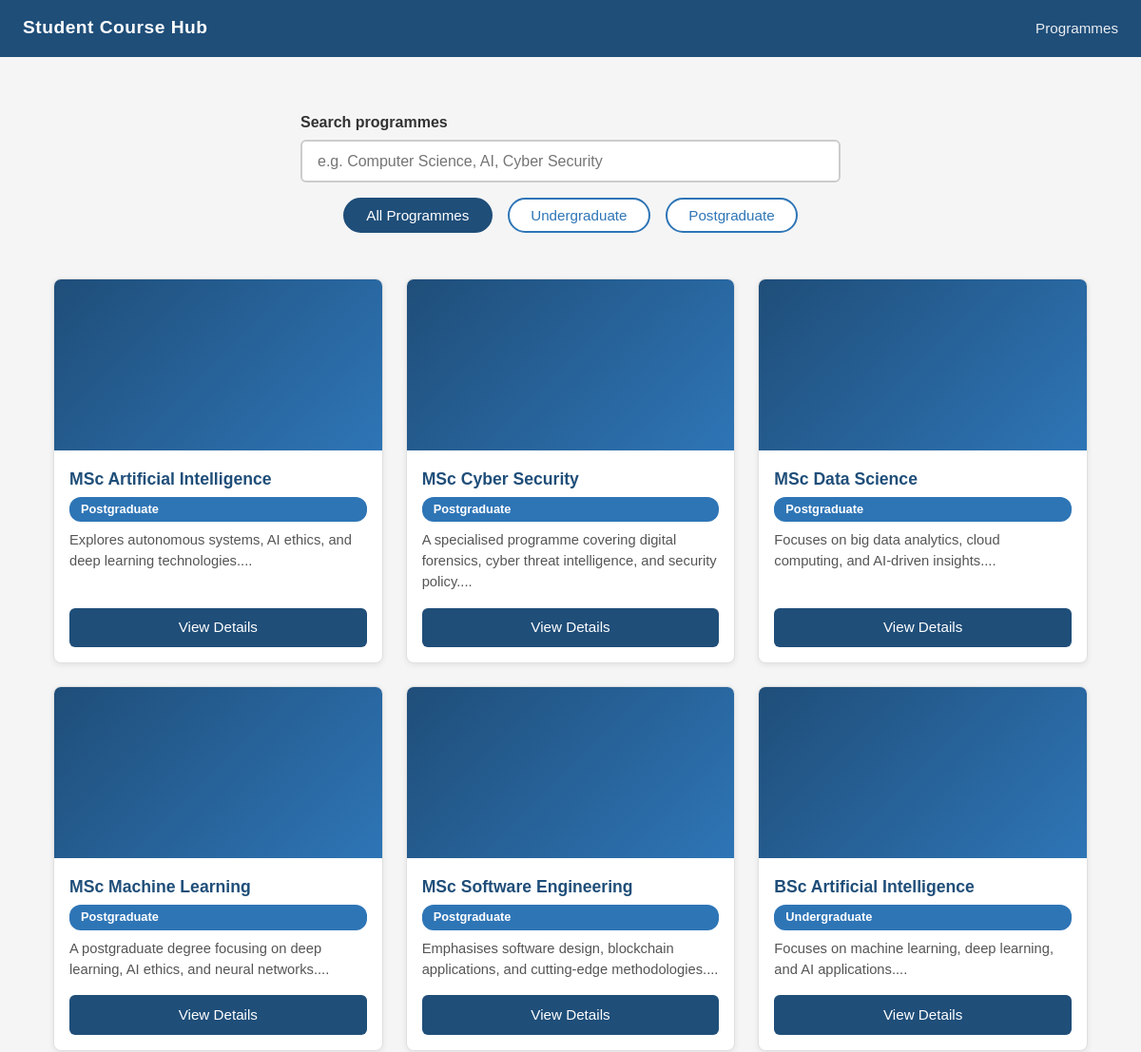
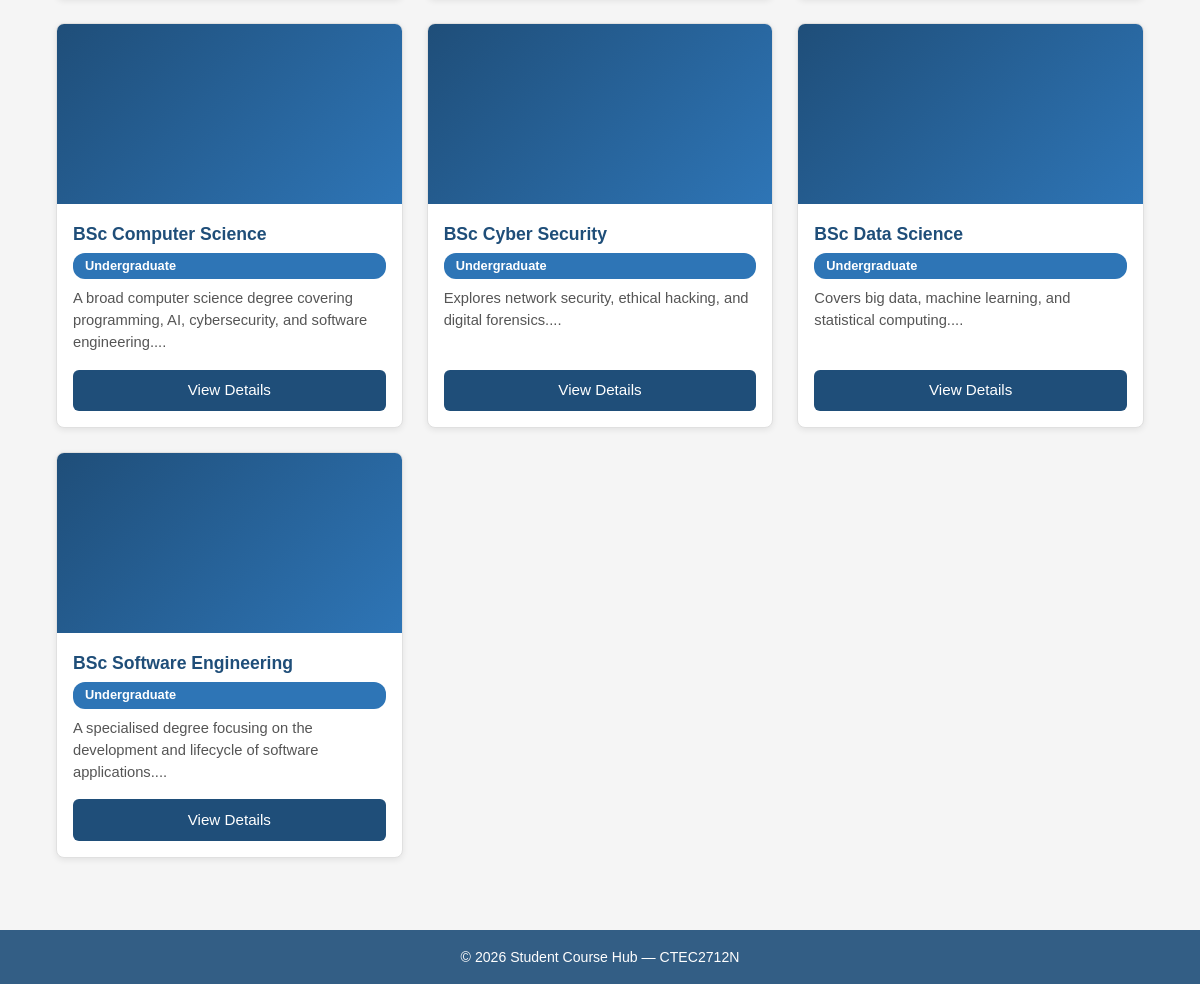
Page /student/index.php on the committed database (2 pictures, top to bottom).
### tables this page shows
CREATE TABLE Programmes (
    ProgrammeID       INTEGER      PRIMARY KEY AUTO_INCREMENT,
    ProgrammeName     VARCHAR(255) NOT NULL,
    LevelID           INTEGER,
    ProgrammeLeaderID INTEGER,
    Description       TEXT,
    Image             VARCHAR(255) DEFAULT NULL,
    ImageAlt          VARCHAR(255) DEFAULT NULL,
    IsPublished       TINYINT(1)   NOT NULL DEFAULT 0,
    CreatedAt         TIMESTAMP    DEFAULT CURRENT_TIMESTAMP,
    UpdatedAt         TIMESTAMP    DEFAULT CURRENT_TIMESTAMP ON UPDATE CURRENT_TIMESTAMP,
    FOREIGN KEY (LevelID)           REFERENCES Levels(LevelID),
    FOREIGN KEY (ProgrammeLeaderID) REFERENCES Staff(StaffID)
);

CREATE TABLE Levels (
    LevelID   INTEGER      PRIMARY KEY,
    LevelName VARCHAR(100) NOT NULL
);

### includes/helpers.php (called while the page is built, shortened)
<?php
function e(string $value): string {
    return htmlspecialchars($value, ENT_QUOTES | ENT_HTML5, 'UTF-8');
}

### student/index.php (the view, shortened to what this page needs)
<?php
require_once '../includes/db.php';
require_once '../includes/helpers.php';
$stmt = $pdo->prepare(
    'SELECT p.ProgrammeID, p.ProgrammeName, p.Description,
     p.Image, p.ImageAlt, l.LevelName
     FROM Programmes p
     JOIN Levels l ON p.LevelID = l.LevelID
     WHERE p.IsPublished = 1
     ORDER BY l.LevelName, p.ProgrammeName'
);
$stmt->execute();
$programmes = $stmt->fetchAll();
?>
<!DOCTYPE html>
<html lang="en">
<head>
    <link rel="stylesheet" href="/student-course-hub/css/main.css">
    <link rel="stylesheet" href="/student-course-hub/css/student.css">
</head>
<body>
<?php require_once '../includes/header.php'; ?>
<div class="search-bar">
    <label for="search-input">Search programmes</label>
    <input type="text"
           id="search-input"
           placeholder="e.g. Computer Science, AI, Cyber Security"
           aria-label="Search programmes by name or description">
</div>
<div class="filter-buttons" role="group" aria-label="Filter by level">
    <button class="filter-btn active" data-filter="all">
        All Programmes
    </button>
    <button class="filter-btn" data-filter="Undergraduate">
        Undergraduate
    </button>
    <button class="filter-btn" data-filter="Postgraduate">
        Postgraduate
    </button>
</div>
<div class="programme-grid" id="programme-grid">
<?php if (empty($programmes)): ?>
    <p>No programmes are currently available. Please check back later.</p>
<?php else: ?>
    <?php foreach ($programmes as $prog): ?>
    <article class="programme-card"
             data-level="<?= e($prog['LevelName']) ?>">
        <?php if ($prog['Image']): ?>
        <img src="/student-course-hub/images/<?= e($prog['Image']) ?>"
             alt="<?= e($prog['ImageAlt'] ?: $prog['ProgrammeName']) ?>"
             loading="lazy">
        <?php else: ?>
        <div class="card-no-image" aria-hidden="true"></div>
        <?php endif; ?>
        <h2><?= e($prog['ProgrammeName']) ?></h2>
        <span class="badge"><?= e($prog['LevelName']) ?></span>
        <p><?= e(mb_substr($prog['Description'], 0, 150)) ?>...</p>
        <a href="programme.php?id=<?= (int)$prog['ProgrammeID'] ?>"
           class="btn"
           aria-label="View details for <?= e($prog['ProgrammeName']) ?>">
            View Details
        </a>
    </article>
    <?php endforeach; ?>
<?php endif; ?>
</div>
<?php require_once '../includes/footer.php'; ?>
</body>
</html>

### includes/header.php (shortened to what this page needs)
<!DOCTYPE html>
<html lang="en">
<head>
    <link rel="stylesheet" href="/student-course-hub/css/main.css">
    <link rel="stylesheet" href="/student-course-hub/css/student.css">
</head>
<body>
<header class="site-header">
    <div class="header-inner">
        <a href="/student-course-hub/student/index.php" class="site-logo">
            Student Course Hub
        </a>
        <nav aria-label="Main navigation">
            <ul class="nav-list">
                <li><a href="/student-course-hub/student/index.php">Programmes</a></li>
            </ul>
        </nav>
    </div>
</header>
<main id="main-content">

### includes/footer.php (shortened to what this page needs)
</main>
<footer class="site-footer">
    <div class="footer-inner">
        <p>&copy; <?= date('Y') ?> Student Course Hub &mdash; CTEC2712N</p>
    </div>
</footer>
</body>
</html>

### css/main.css (style rules this page uses)
:root { --navy: #1F4E79; --blue: #2E75B6; --light: #D6E4F0; --white: #ffffff; --grey: #f5f5f5; --text: #333333; --radius: 6px; }
*, *::before, *::after { box-sizing: border-box; margin: 0; padding: 0; }
body { font-family: Arial, Helvetica, sans-serif; background: var(--grey); color: var(--text); line-height: 1.6; min-height: 100vh; display: flex; flex-direction: column; }
.site-header { background: var(--navy); padding: 0.9rem 1.5rem; position: sticky; top: 0; z-index: 100; }
.header-inner { max-width: 1400px; margin: 0 auto; display: flex; align-items: center; justify-content: space-between; flex-wrap: wrap; gap: 0.5rem; }
.site-logo { color: var(--white); font-size: 1.2rem; font-weight: bold; text-decoration: none; letter-spacing: 0.5px; }
.nav-list { list-style: none; display: flex; gap: 1.5rem; flex-wrap: wrap; }
.nav-list a { color: var(--white); text-decoration: none; font-size: 0.95rem; opacity: 0.9; transition: opacity 0.2s; }
main { flex: 1; padding: 1.5rem; }
.btn { display: inline-block; background: var(--navy); color: var(--white); padding: 0.55rem 1.3rem; border: none; border-radius: var(--radius); font-size: 0.95rem; font-family: Arial, sans-serif; cursor: pointer; text-decoration: none; transition: background 0.2s; }
.badge { display: inline-block; background: var(--blue); color: var(--white); padding: 3px 12px; border-radius: 12px; font-size: 0.8rem; font-weight: bold; }
.site-footer { background: var(--navy); color: var(--white); padding: 1rem 1.5rem; text-align: center; font-size: 0.88rem; opacity: 0.9; }

### css/student.css (style rules this page uses)
.search-bar { max-width: 600px; margin: 2rem auto 1rem; padding: 0 1rem; }
.search-bar label { display: block; font-weight: bold; margin-bottom: 0.4rem; color: #333333; }
.search-bar input { width: 100%; padding: 0.7rem 1rem; border: 2px solid #cccccc; border-radius: 6px; font-size: 1rem; font-family: Arial, sans-serif; box-sizing: border-box; }
.filter-buttons { display: flex; justify-content: center; gap: 1rem; margin: 1rem 0 2rem; flex-wrap: wrap; padding: 0 1rem; }
.filter-btn { padding: 0.5rem 1.4rem; border: 2px solid #2E75B6; background: #ffffff; color: #2E75B6; border-radius: 20px; font-size: 0.95rem; cursor: pointer; font-family: Arial, sans-serif; transition: background 0.2s, color 0.2s; }
.filter-btn:hover, .filter-btn.active { background: #1F4E79; color: #ffffff; border-color: #1F4E79; }
.programme-grid { display: grid; grid-template-columns: repeat(auto-fill, minmax(280px, 1fr)); gap: 1.5rem; padding: 1rem 2rem 3rem; max-width: 1400px; margin: 0 auto; }
.programme-card { background: #ffffff; border: 1px solid #e0e0e0; border-radius: 8px; overflow: hidden; box-shadow: 0 2px 6px rgba(0,0,0,0.08); transition: transform 0.2s ease, box-shadow 0.2s ease; display: flex; flex-direction: column; }
.card-no-image { width: 100%; height: 180px; background: linear-gradient(135deg, #1F4E79, #2E75B6); }
.programme-card h2 { font-size: 1.1rem; color: #1F4E79; padding: 1rem 1rem 0.3rem; margin: 0; }
.programme-card .badge { display: inline-block; background: #2E75B6; color: #ffffff; padding: 3px 12px; border-radius: 12px; font-size: 0.8rem; margin: 0 1rem 0.5rem; }
.programme-card p { padding: 0 1rem; color: #555555; font-size: 0.92rem; line-height: 1.5; flex-grow: 1; }
.programme-card .btn { margin: 1rem; display: block; text-align: center; }

### rows in the picture
programmes: ProgrammeName "MSc Artificial Intelligence", LevelID.LevelName "Postgraduate", Description "Explores autonomous systems, AI ethics, and deep learning technologies."
programmes: ProgrammeName "MSc Cyber Security", LevelID.LevelName "Postgraduate", Description "A specialised programme covering digital forensics, cyber threat intelligence, and security policy."
programmes: ProgrammeName "MSc Data Science", LevelID.LevelName "Postgraduate", Description "Focuses on big data analytics, cloud computing, and AI-driven insights."
programmes: ProgrammeName "MSc Machine Learning", LevelID.LevelName "Postgraduate", Description "A postgraduate degree focusing on deep learning, AI ethics, and neural networks."
programmes: ProgrammeName "MSc Software Engineering", LevelID.LevelName "Postgraduate", Description "Emphasises software design, blockchain applications, and cutting-edge methodologies."
programmes: ProgrammeName "BSc Artificial Intelligence", LevelID.LevelName "Undergraduate", Description "Focuses on machine learning, deep learning, and AI applications."
programmes: ProgrammeName "BSc Computer Science", LevelID.LevelName "Undergraduate", Description "A broad computer science degree covering programming, AI, cybersecurity, and software engineering."
programmes: ProgrammeName "BSc Cyber Security", LevelID.LevelName "Undergraduate", Description "Explores network security, ethical hacking, and digital forensics."
programmes: ProgrammeName "BSc Data Science", LevelID.LevelName "Undergraduate", Description "Covers big data, machine learning, and statistical computing."
programmes: ProgrammeName "BSc Software Engineering", LevelID.LevelName "Undergraduate", Description "A specialised degree focusing on the development and lifecycle of software applications."
